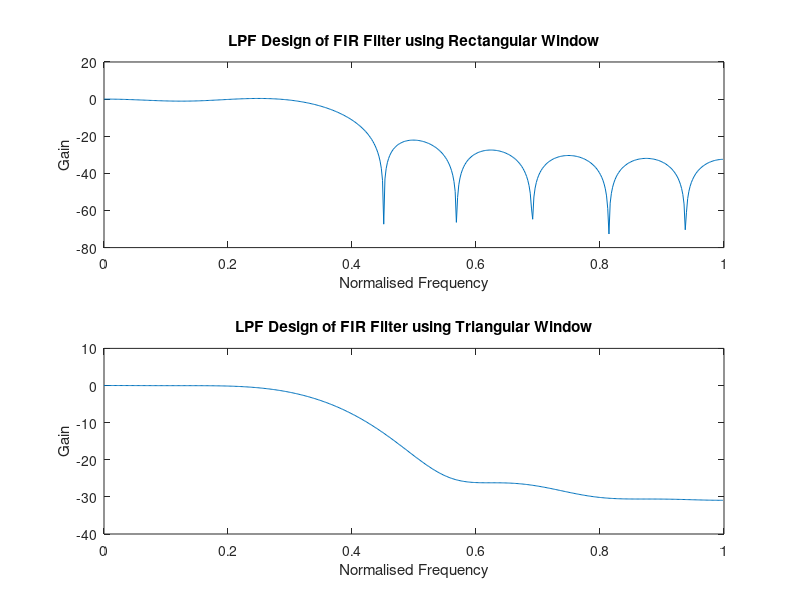

Reproduce this figure in MATLAB.
clc;
clear all;
close all;
rs=0.05;%input('Please Enter Stop Band Ripple r(s) :');
rp=0.04;%input('Please Enter Pass Band Riplle r(p) :');
fp=1500;%input('Please Enter Pass Band Frequency :');
fs=2000;%input('Please Enter Stop Band Frequency :');
f=8000;%input('Please Enter Sampling Frequency :'); 
wp=2*(fp/f);
ws=2*(fs/f);
num=-20*log10(sqrt(rs*rp))-13;
den=14.3*(fs-fp)/f;
n=ceil(num/den);
if (mod(n,2)==0)
    n1=n+1;
else
    n1=n;
end
y=boxcar(n1);
b=fir1(n,wp,y);
[h,p]=freqz(b,1,512);
h=20*log10(abs(h));
subplot(2,1,1);
plot((p/pi),h);
xlabel('Normalised Frequency');
ylabel('Gain');
title('LPF Design of FIR Filter using Rectangular Window');
y=bartlett(n1);
b=fir1(n,wp,y);
[h,p]=freqz(b,1,512);
h=20*log10(abs(h));
subplot(2,1,2);
plot((p/pi),h);
xlabel('Normalised Frequency');
ylabel('Gain');
title('LPF Design of FIR Filter using Triangular Window');
%adding comments to  the coddde ...please accept

